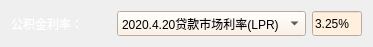
         <widget class="QWidget" name="widget_gongRate" native="true">
          <property name="maximumSize">
           <size>
            <width>450</width>
            <height>40</height>
           </size>
          </property>
          <layout class="QGridLayout" name="gridLayout_67">
           <item row="0" column="0">
            <widget class="QLabel" name="label_gongRate">
             <property name="minimumSize">
              <size>
               <width>100</width>
               <height>0</height>
              </size>
             </property>
             <property name="maximumSize">
              <size>
               <width>72</width>
               <height>15</height>
              </size>
             </property>
             <property name="styleSheet">
              <string notr="true">font: 9pt &quot;锐字锐线怒放黑简1.0&quot;;
color: rgb(255, 255, 255);</string>
             </property>
             <property name="text">
              <string>公积金利率：</string>
             </property>
            </widget>
           </item>
           <item row="0" column="1">
            <widget class="QComboBox" name="comboBox_gongRate">
             <property name="minimumSize">
              <size>
               <width>0</width>
               <height>25</height>
              </size>
             </property>
             <property name="maximumSize">
              <size>
               <width>16777215</width>
               <height>25</height>
              </size>
             </property>
             <property name="toolTip">
              <string>&lt;html&gt;&lt;head/&gt;&lt;body&gt;&lt;p&gt;&lt;span style=&quot; font-family:'仿宋'; color:#333333;&quot;&gt;从2020年3月1日起，全部的房贷除已发放的房贷外，都将实行LPR+基点的模式进行贷款&lt;/span&gt;&lt;/p&gt;&lt;/body&gt;&lt;/html&gt;</string>
             </property>
             <property name="styleSheet">
              <string notr="true">background-color: rgb(255, 240, 221);
selection-background-color: rgb(209, 114, 93);
</string>
             </property>
             <item>
              <property name="text">
               <string>2020.4.20贷款市场利率(LPR)</string>
              </property>
             </item>
             <item>
              <property name="text">
               <string>2020.3.20贷款市场利率(LPR)</string>
              </property>
             </item>
             <item>
              <property name="text">
               <string>2019.9.20贷款市场利率(LPR)</string>
              </property>
             </item>
             <item>
              <property name="text">
               <string>2015.10.24利率上限(1.1倍)</string>
              </property>
             </item>
             <item>
              <property name="text">
               <string>2015.10.24利率上限(1.05倍)</string>
              </property>
             </item>
             <item>
              <property name="text">
               <string>2015.10.24利率下限(85折)</string>
              </property>
             </item>
             <item>
              <property name="text">
               <string>2015.10.24利率下限(7折)</string>
              </property>
             </item>
             <item>
              <property name="text">
               <string>2015.10.24基准利率</string>
              </property>
             </item>
             <item>
              <property name="text">
               <string>2015.8.26利率上限(1.1倍)</string>
              </property>
             </item>
             <item>
              <property name="text">
               <string>2015.8.26利率下限(85折)</string>
              </property>
             </item>
             <item>
              <property name="text">
               <string>2015.8.26利率下限(7折)</string>
              </property>
             </item>
             <item>
              <property name="text">
               <string>2015.8.26基准利率</string>
              </property>
             </item>
             <item>
              <property name="text">
               <string>2015.6.28利率上限(1.1倍)</string>
              </property>
             </item>
             <item>
              <property name="text">
               <string>2015.6.28利率下限(85折)</string>
              </property>
             </item>
             <item>
              <property name="text">
               <string>2015.6.28利率下限(7折)</string>
              </property>
             </item>
             <item>
              <property name="text">
               <string>2015.6.28基准利率</string>
              </property>
             </item>
             <item>
              <property name="text">
               <string>2015.5.11利率上限(1.1倍)</string>
              </property>
             </item>
             <item>
              <property name="text">
               <string>2015.5.11利率下限(85折)</string>
              </property>
             </item>
             <item>
              <property name="text">
               <string>2015.5.11利率下限(7折)</string>
              </property>
             </item>
             <item>
              <property name="text">
               <string>2015.5.11基准利率</string>
              </property>
             </item>
             <item>
              <property name="text">
               <string>2015.3.1利率上限(1.1倍)</string>
              </property>
             </item>
             <item>
              <property name="text">
               <string>2015.3.1利率下限(85折)</string>
              </property>
             </item>
             <item>
              <property name="text">
               <string>2015.3.1利率下限(7折)</string>
              </property>
             </item>
             <item>
              <property name="text">
               <string>2015.3.1基准利率</string>
              </property>
             </item>
             <item>
              <property name="text">
               <string>2014.11.22利率上限(1.1倍)</string>
              </property>
             </item>
             <item>
              <property name="text">
               <string>2014.11.22利率下限(85折)</string>
              </property>
             </item>
             <item>
              <property name="text">
               <string>2014.11.22利率下限(7折)</string>
              </property>
             </item>
             <item>
              <property name="text">
               <string>2014.11.22基准利率</string>
              </property>
             </item>
             <item>
              <property name="text">
               <string>2012.7.6利率上限(1.1倍)</string>
              </property>
             </item>
             <item>
              <property name="text">
               <string>2012.7.6利率下限(85折)</string>
              </property>
             </item>
             <item>
              <property name="text">
               <string>2012.7.6利率下限(7折)</string>
              </property>
             </item>
             <item>
              <property name="text">
               <string>2012.7.6基准利率</string>
              </property>
             </item>
             <item>
              <property name="text">
               <string>2012.6.8利率上限(1.1倍)</string>
              </property>
             </item>
             <item>
              <property name="text">
               <string>2012.6.8利率下限(85折)</string>
              </property>
             </item>
             <item>
              <property name="text">
               <string>2012.6.8利率下限(7折)</string>
              </property>
             </item>
             <item>
              <property name="text">
               <string>2012.6.8基准利率</string>
              </property>
             </item>
            </widget>
           </item>
           <item row="0" column="2">
            <widget class="QLineEdit" name="lineEdit_gongRate">
             <property name="minimumSize">
              <size>
               <width>0</width>
               <height>25</height>
              </size>
             </property>
             <property name="maximumSize">
              <size>
               <width>50</width>
               <height>25</height>
              </size>
             </property>
             <property name="styleSheet">
              <string notr="true">background-color: rgb(255, 240, 221);
selection-background-color: rgb(209, 114, 93);
</string>
             </property>
             <property name="text">
              <string>3.25%</string>
             </property>
            </widget>
           </item>
          </layout>
         </widget>
